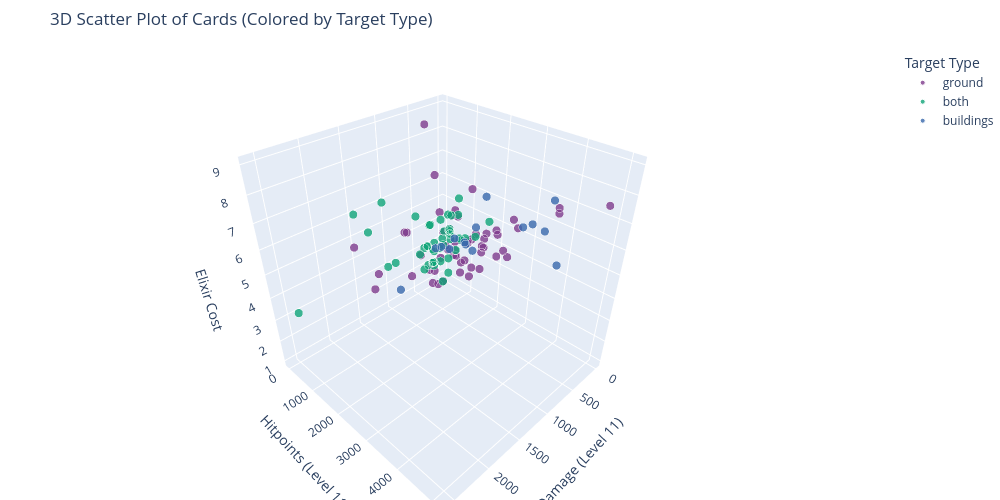

Source (notebook cell):
### Code cell
# Interactive 3D scatterplot of numerical data, color-coded by its target type. Can toggle which datapoints to view by their target type via clicking on the legend.
fig = px.scatter_3d(
    cards_df,
    x='damage11',
    y='hitpoints11',
    z='elixirCost',
    color='targets',
    hover_name='name',
    hover_data=[
        'type',
        'rarity',
        'elixirCost',
    ],
    labels={
        'elixirCost': 'Elixir Cost',
        'damage11': 'Damage (Level 11)',
        'hitpoints11': 'Hitpoints (Level 11)',
        'targets': 'Target Type',
    },
    title='3D Scatter Plot of Cards (Colored by Target Type)',
    color_discrete_sequence=px.colors.qualitative.Bold,
)

fig.update_traces(
    marker=dict(
        size=5,
        opacity=0.8,
        line=dict(
            width=1, color='white'
        )
    )
)

fig.update_layout(margin=dict(l=0, r=0, b=0, t=50), width=1000, height=500)
#fig.write_html('./graphs/3d_scatter_plot_of_cards.html')
fig.show()

# all cards appear to be above the z=x+y plane

### Figure 1 — Plotly figure (JSON) as saved in the notebook; plotly's stock layout.template omitted (floating-point values rounded to 4 significant figures)
{"data": [{"customdata": [["troop", "common"], ["troop", "common"], ["troop", "epic"], ["troop", "common"], ["troop", "epic"], ["troop", "common"], ["troop", "rare"], ["troop", "epic"], ["troop", "common"], ["troop", "epic"], ["troop", "rare"], ["troop", "epic"], ["troop", "epic"], ["troop", "rare"], ["troop", "common"], ["troop", "common"], ["troop", "legendary"], ["troop", "legendary"], ["troop", "epic"], ["troop", "rare"], ["troop", "common"], ["troop", "common"], ["troop", "legendary"], ["troop", "common"], ["troop", "legendary"], ["troop", "rare"], ["troop", "common"], ["troop", "legendary"], ["troop", "rare"], ["troop", "legendary"], ["troop", "champion"], ["troop", "rare"], ["troop", "rare"], ["troop", "champion"], ["troop", "champion"], ["troop", "champion"], ["troop", "champion"], ["troop", "legendary"], ["troop", "common"], ["troop", "epic"], ["troop", "champion"], ["troop", "rare"], ["troop", "legendary"], ["troop", "rare"], ["troop", "champion"], ["troop", "epic"], ["troop", "common"], ["troop", "champion"], ["building", "common"], ["building", "rare"], ["building", "rare"], ["building", "rare"], ["building", "rare"], ["building", "rare"], ["building", "rare"], ["building", "epic"]], "hovertemplate": "<b>%{hovertext}</b><br><br>Target Type=ground<br>Damage (Level 11)=%{x}<br>Hitpoints (Level 11)=%{y}<br>Elixir Cost=%{z}<br>type=%{customdata[0]}<br>rarity=%{customdata[1]}<extra></extra>", "hovertext": ["Knight", "Goblins", "P.E.K.K.A", "Barbarians", "Golem", "Skeletons", "Valkyrie", "Skeleton Army", "Bomber", "Prince", "Mini P.E.K.K.A", "Guards", "Dark Prince", "Three Musketeers", "Ice Spirit", "Fire Spirit", "Miner", "Sparky", "Bowler", "Ice Golem", "Goblin Gang", "Elite Barbarians", "Bandit", "Royal Recruits", "Royal Ghost", "Zappies", "Rascals", "Mega Knight", "Royal Hogs", "Fisherman", "Mighty Miner", "Elixir Golem", "Battle Healer", "Skeleton King", "Archer Queen", "Golden Knight", "Monk", "Mother Witch", "Electro Spirit", "Electro Giant", "Little Prince", "Goblin Demolisher", "Goblin Machine", "Suspicious Bush", "Goblinstein", "Rune Giant", "Berserker", "Boss Bandit", "Cannon", "Goblin Hut", "Bomb Tower", "Barbarian Hut", "Elixir Collector", "Tombstone", "Goblin Cage", "Goblin Drill"], "legendgroup": "ground", "marker": {"color": "rgb(127, 60, 141)", "line": {"color": "white", "width": 1}, "opacity": 0.8, "size": 5, "symbol": "circle"}, "mode": "markers", "name": "ground", "scene": "scene", "showlegend": true, "type": "scatter3d", "x": [202.0, 360.0, 816.0, 960.0, 312.0, 243.0, 267.0, 1215.0, 327.0, 392.0, 720.0, 108.0, 1240.0, 654.0, 110.0, 207.0, 193.0, 1331.0, 288.0, 84.0, 522.0, 726.0, 193.0, 532.0, 261.0, 252.0, 399.0, 268.0, 268.0, 193.0, 40.0, 254.0, 148.0, 204.0, 225.0, 161.0, 140.0, 133.0, 99.0, 163.0, 104.0, 186.0, 212.0, 256.0, 128.0, 120.0, 102.0, 245.0, 202.0, 517.0, 222.0, 1920.0, 0.0, 1458.0, 318.0, 120.0], "y": [1766.0, 202.0, 3760.0, 670.0, 5120.0, 81.0, 1907.0, 81.0, 332.0, 1920.0, 1361.0, 337.0, 1440.0, 721.0, 230.0, 230.0, 1210.0, 1451.0, 2081.0, 1198.0, 202.0, 1341.0, 906.0, 787.0, 1210.0, 529.0, 2201.0, 3993.0, 837.0, 870.0, 2250.0, 1569.0, 1717.0, 2298.0, 1000.0, 1799.0, 2150.0, 529.0, 230.0, 3855.0, 698.0, 1300.0, 2304.0, 81.0, 721.0, 2508.0, 896.0, 2803.0, 824.0, 1228.0, 1356.0, 1164.0, 1070.0, 529.0, 1080.0, 1313.0], "z": [3.0, 2.0, 7.0, 5.0, 8.0, 1.0, 4.0, 3.0, 2.0, 5.0, 4.0, 3.0, 4.0, 9.0, 1.0, 1.0, 3.0, 6.0, 5.0, 2.0, 3.0, 6.0, 3.0, 7.0, 3.0, 4.0, 5.0, 7.0, 5.0, 3.0, 4.0, 3.0, 4.0, 4.0, 5.0, 4.0, 5.0, 4.0, 1.0, 7.0, 3.0, 4.0, 5.0, 2.0, 5.0, 4.0, 2.0, 6.0, 3.0, 4.0, 4.0, 6.0, 6.0, 3.0, 4.0, 4.0]}, {"customdata": [["troop", "common"], ["troop", "common"], ["troop", "epic"], ["troop", "rare"], ["troop", "epic"], ["troop", "rare"], ["troop", "common"], ["troop", "common"], ["troop", "legendary"], ["troop", "legendary"], ["troop", "legendary"], ["troop", "rare"], ["troop", "rare"], ["troop", "legendary"], ["troop", "epic"], ["troop", "epic"], ["troop", "legendary"], ["troop", "common"], ["troop", "rare"], ["troop", "legendary"], ["troop", "epic"], ["troop", "common"], ["troop", "common"], ["troop", "legendary"], ["building", "rare"], ["building", "common"], ["troop", "rare"], ["spell", "rare"], ["spell", "common"], ["spell", "epic"], ["spell", "rare"], ["spell", "epic"], ["spell", "epic"], ["spell", "epic"], ["spell", "common"], ["spell", "epic"], ["spell", "legendary"], ["spell", "legendary"], ["spell", "epic"], ["spell", "epic"], ["spell", "rare"], ["spell", "epic"], ["troop", "rare"], ["spell", "common"], ["spell", "common"], ["spell", "epic"], ["spell", "epic"], ["troop", "legendary"], ["spell", "epic"]], "hovertemplate": "<b>%{hovertext}</b><br><br>Target Type=both<br>Damage (Level 11)=%{x}<br>Hitpoints (Level 11)=%{y}<br>Elixir Cost=%{z}<br>type=%{customdata[0]}<br>rarity=%{customdata[1]}<extra></extra>", "hovertext": ["Archers", "Minions", "Witch", "Musketeer", "Baby Dragon", "Wizard", "Spear Goblins", "Minion Horde", "Ice Wizard", "Princess", "Inferno Dragon", "Mega Minion", "Dart Goblin", "Electro Wizard", "Hunter", "Executioner", "Night Witch", "Bats", "Flying Machine", "Magic Archer", "Electro Dragon", "Firecracker", "Skeleton Dragons", "Phoenix", "Inferno Tower", "Tesla", "Furnace", "Fireball", "Arrows", "Rage", "Rocket", "Goblin Barrel", "Freeze", "Lightning", "Zap", "Poison", "Graveyard", "The Log", "Tornado", "Clone", "Earthquake", "Barbarian Barrel", "Heal Spirit", "Giant Snowball", "Royal Delivery", "Void", "Goblin Curse", "Spirit Empress", "Vines"], "legendgroup": "both", "marker": {"color": "rgb(17, 165, 121)", "line": {"color": "white", "width": 1}, "opacity": 0.8, "size": 5, "symbol": "circle"}, "mode": "markers", "name": "both", "scene": "scene", "showlegend": true, "type": "scatter3d", "x": [214.0, 306.0, 265.0, 218.0, 160.0, 279.0, 243.0, 612.0, 90.0, 169.0, 36.0, 311.0, 120.0, 232.0, 848.0, 617.0, 314.0, 405.0, 171.0, 134.0, 192.0, 320.0, 161.0, 217.0, 42.0, 230.0, 2580.0, 242.0, 294.0, 179.0, 1484.0, 360.0, 41.0, 1056.0, 192.0, 256.0, 1296.0, 290.0, 168.0, 0.0, 888.0, 224.0, 110.0, 192.0, 437.0, 1020.0, 210.0, 307.0, 306.0], "y": [304.0, 230.0, 839.0, 721.0, 1152.0, 755.0, 133.0, 230.0, 688.0, 261.0, 1295.0, 837.0, 261.0, 714.0, 885.0, 1280.0, 906.0, 81.0, 614.0, 529.0, 949.0, 304.0, 560.0, 1052.0, 1748.0, 1152.0, 727.0, 0.0, 0.0, 0.0, 0.0, 0.0, 0.0, 0.0, 0.0, 0.0, 0.0, 0.0, 0.0, 0.0, 0.0, 670.0, 230.0, 0.0, 787.0, 0.0, 0.0, 1177.0, 0.0], "z": [3.0, 3.0, 5.0, 4.0, 4.0, 5.0, 2.0, 5.0, 3.0, 3.0, 4.0, 3.0, 3.0, 4.0, 4.0, 5.0, 4.0, 2.0, 4.0, 4.0, 5.0, 3.0, 4.0, 4.0, 5.0, 4.0, 4.0, 4.0, 3.0, 2.0, 6.0, 3.0, 4.0, 6.0, 2.0, 4.0, 5.0, 2.0, 3.0, 3.0, 3.0, 2.0, 1.0, 2.0, 3.0, 3.0, 2.0, 6.0, 3.0]}, {"customdata": [["troop", "rare"], ["troop", "epic"], ["troop", "epic"], ["troop", "rare"], ["troop", "common"], ["troop", "legendary"], ["troop", "legendary"], ["troop", "rare"], ["troop", "legendary"], ["troop", "epic"], ["troop", "common"], ["troop", "epic"], ["troop", "epic"], ["building", "common"], ["building", "epic"]], "hovertemplate": "<b>%{hovertext}</b><br><br>Target Type=buildings<br>Damage (Level 11)=%{x}<br>Hitpoints (Level 11)=%{y}<br>Elixir Cost=%{z}<br>type=%{customdata[0]}<br>rarity=%{customdata[1]}<extra></extra>", "hovertext": ["Giant", "Balloon", "Giant Skeleton", "Hog Rider", "Royal Giant", "Lava Hound", "Lumberjack", "Battle Ram", "Ram Rider", "Cannon Cart", "Skeleton Barrel", "Wall Breakers", "Goblin Giant", "Mortar", "X-Bow"], "legendgroup": "buildings", "marker": {"color": "rgb(57, 105, 172)", "line": {"color": "white", "width": 1}, "opacity": 0.8, "size": 5, "symbol": "circle"}, "mode": "markers", "name": "buildings", "scene": "scene", "showlegend": true, "type": "scatter3d", "x": [254.0, 960.0, 208.0, 318.0, 307.0, 54.0, 242.0, 265.0, 266.0, 892.0, 133.0, 962.0, 176.0, 266.0, 32.0], "y": [4090.0, 1679.0, 3617.0, 1697.0, 3164.0, 3581.0, 1282.0, 967.0, 1697.0, 1730.0, 532.0, 330.0, 3233.0, 1369.0, 1600.0], "z": [5.0, 5.0, 6.0, 4.0, 6.0, 7.0, 4.0, 4.0, 5.0, 5.0, 3.0, 2.0, 6.0, 4.0, 6.0]}], "layout": {"height": 500, "legend": {"title": {"text": "Target Type"}, "tracegroupgap": 0}, "margin": {"b": 0, "l": 0, "r": 0, "t": 50}, "scene": {"domain": {"x": [0, 1], "y": [0, 1]}, "xaxis": {"title": {"text": "Damage (Level 11)"}}, "yaxis": {"title": {"text": "Hitpoints (Level 11)"}}, "zaxis": {"title": {"text": "Elixir Cost"}}}, "title": {"text": "3D Scatter Plot of Cards (Colored by Target Type)"}, "width": 1000}}
